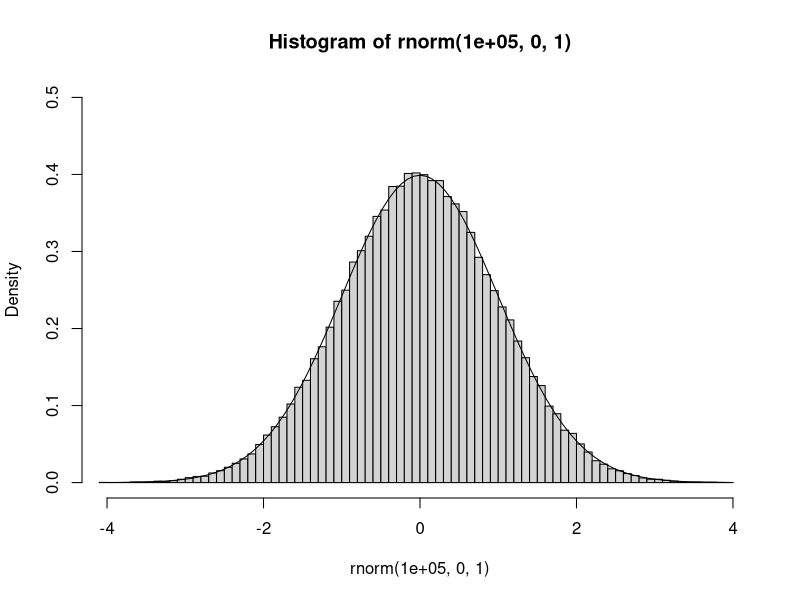

The R script that drew this image:
hist(
  rnorm(100000,0,1),
  breaks = "scott",
  freq = F,
  xlim = c(-4, 4),
  ylim = c(0, 0.5)
)
curve(dnorm(x), add = T)
